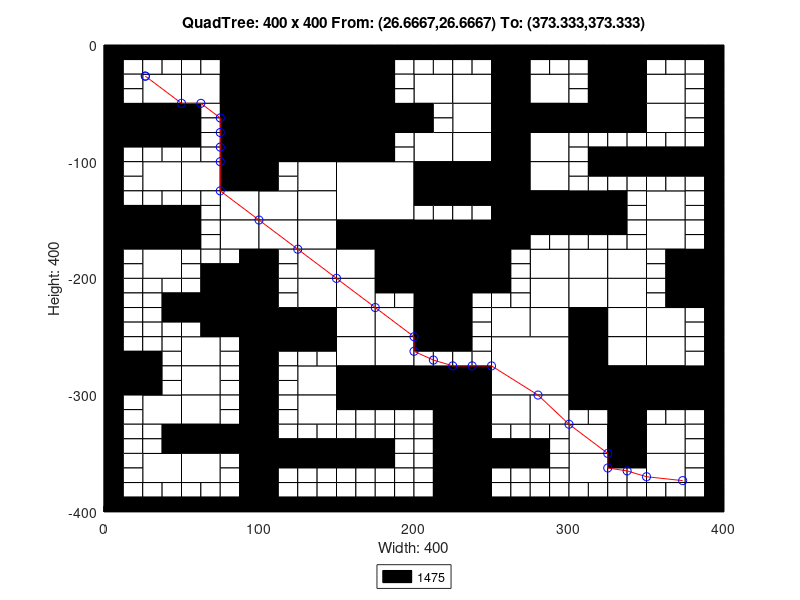

Here is the MATLAB script that generated this plot:
axis([0 400 -400 0]);
title('QuadTree: 400 x 400 From: (26.6667,26.6667) To: (373.333,373.333)');
xlabel('Width: 400');
ylabel('Height: 400');
rectangle('Position',[100 -50 50 50], 'FaceColor',[0 0 0]);
rectangle('Position',[100 -100 50 50], 'FaceColor',[0 0 0]);
rectangle('Position',[150 -150 50 50], 'FaceColor',[1 1 1]);
rectangle('Position',[200 -200 50 50], 'FaceColor',[0 0 0]);
rectangle('Position',[250 -300 50 50], 'FaceColor',[1 1 1]);
rectangle('Position',[25 -50 25 25], 'FaceColor',[1 1 1]);
rectangle('Position',[75 -25 25 25], 'FaceColor',[0 0 0]);
rectangle('Position',[50 -50 25 25], 'FaceColor',[1 1 1]);
rectangle('Position',[75 -50 25 25], 'FaceColor',[0 0 0]);
rectangle('Position',[0 -75 25 25], 'FaceColor',[0 0 0]);
rectangle('Position',[25 -75 25 25], 'FaceColor',[0 0 0]);
rectangle('Position',[75 -75 25 25], 'FaceColor',[0 0 0]);
rectangle('Position',[75 -100 25 25], 'FaceColor',[0 0 0]);
rectangle('Position',[150 -25 25 25], 'FaceColor',[0 0 0]);
rectangle('Position',[150 -50 25 25], 'FaceColor',[0 0 0]);
rectangle('Position',[150 -75 25 25], 'FaceColor',[0 0 0]);
rectangle('Position',[175 -75 25 25], 'FaceColor',[0 0 0]);
rectangle('Position',[150 -100 25 25], 'FaceColor',[0 0 0]);
rectangle('Position',[25 -125 25 25], 'FaceColor',[1 1 1]);
rectangle('Position',[50 -125 25 25], 'FaceColor',[1 1 1]);
rectangle('Position',[75 -125 25 25], 'FaceColor',[0 0 0]);
rectangle('Position',[75 -150 25 25], 'FaceColor',[1 1 1]);
rectangle('Position',[0 -175 25 25], 'FaceColor',[0 0 0]);
rectangle('Position',[25 -175 25 25], 'FaceColor',[0 0 0]);
rectangle('Position',[25 -200 25 25], 'FaceColor',[1 1 1]);
rectangle('Position',[75 -175 25 25], 'FaceColor',[1 1 1]);
rectangle('Position',[125 -125 25 25], 'FaceColor',[1 1 1]);
rectangle('Position',[100 -150 25 25], 'FaceColor',[1 1 1]);
rectangle('Position',[125 -150 25 25], 'FaceColor',[1 1 1]);
rectangle('Position',[100 -175 25 25], 'FaceColor',[1 1 1]);
rectangle('Position',[125 -175 25 25], 'FaceColor',[1 1 1]);
rectangle('Position',[125 -200 25 25], 'FaceColor',[1 1 1]);
rectangle('Position',[150 -175 25 25], 'FaceColor',[0 0 0]);
rectangle('Position',[175 -175 25 25], 'FaceColor',[0 0 0]);
rectangle('Position',[150 -200 25 25], 'FaceColor',[1 1 1]);
rectangle('Position',[175 -200 25 25], 'FaceColor',[0 0 0]);
rectangle('Position',[200 -50 25 25], 'FaceColor',[1 1 1]);
rectangle('Position',[225 -50 25 25], 'FaceColor',[1 1 1]);
rectangle('Position',[250 -25 25 25], 'FaceColor',[0 0 0]);
rectangle('Position',[250 -50 25 25], 'FaceColor',[0 0 0]);
rectangle('Position',[275 -50 25 25], 'FaceColor',[1 1 1]);
rectangle('Position',[225 -75 25 25], 'FaceColor',[1 1 1]);
rectangle('Position',[200 -100 25 25], 'FaceColor',[1 1 1]);
rectangle('Position',[225 -100 25 25], 'FaceColor',[1 1 1]);
rectangle('Position',[250 -75 25 25], 'FaceColor',[0 0 0]);
rectangle('Position',[275 -75 25 25], 'FaceColor',[0 0 0]);
rectangle('Position',[250 -100 25 25], 'FaceColor',[0 0 0]);
rectangle('Position',[275 -100 25 25], 'FaceColor',[1 1 1]);
rectangle('Position',[325 -25 25 25], 'FaceColor',[0 0 0]);
rectangle('Position',[325 -50 25 25], 'FaceColor',[0 0 0]);
rectangle('Position',[350 -50 25 25], 'FaceColor',[1 1 1]);
rectangle('Position',[300 -75 25 25], 'FaceColor',[0 0 0]);
rectangle('Position',[325 -75 25 25], 'FaceColor',[0 0 0]);
rectangle('Position',[350 -75 25 25], 'FaceColor',[1 1 1]);
rectangle('Position',[200 -125 25 25], 'FaceColor',[0 0 0]);
rectangle('Position',[225 -125 25 25], 'FaceColor',[0 0 0]);
rectangle('Position',[250 -125 25 25], 'FaceColor',[0 0 0]);
rectangle('Position',[275 -125 25 25], 'FaceColor',[1 1 1]);
rectangle('Position',[250 -150 25 25], 'FaceColor',[0 0 0]);
rectangle('Position',[275 -150 25 25], 'FaceColor',[0 0 0]);
rectangle('Position',[250 -175 25 25], 'FaceColor',[0 0 0]);
rectangle('Position',[275 -200 25 25], 'FaceColor',[1 1 1]);
rectangle('Position',[300 -150 25 25], 'FaceColor',[0 0 0]);
rectangle('Position',[350 -150 25 25], 'FaceColor',[1 1 1]);
rectangle('Position',[300 -200 25 25], 'FaceColor',[1 1 1]);
rectangle('Position',[325 -200 25 25], 'FaceColor',[1 1 1]);
rectangle('Position',[350 -175 25 25], 'FaceColor',[1 1 1]);
rectangle('Position',[375 -200 25 25], 'FaceColor',[0 0 0]);
rectangle('Position',[75 -225 25 25], 'FaceColor',[0 0 0]);
rectangle('Position',[75 -250 25 25], 'FaceColor',[0 0 0]);
rectangle('Position',[0 -300 25 25], 'FaceColor',[0 0 0]);
rectangle('Position',[50 -275 25 25], 'FaceColor',[1 1 1]);
rectangle('Position',[50 -300 25 25], 'FaceColor',[1 1 1]);
rectangle('Position',[125 -225 25 25], 'FaceColor',[1 1 1]);
rectangle('Position',[100 -250 25 25], 'FaceColor',[0 0 0]);
rectangle('Position',[125 -250 25 25], 'FaceColor',[0 0 0]);
rectangle('Position',[150 -225 25 25], 'FaceColor',[1 1 1]);
rectangle('Position',[150 -250 25 25], 'FaceColor',[1 1 1]);
rectangle('Position',[175 -250 25 25], 'FaceColor',[1 1 1]);
rectangle('Position',[125 -300 25 25], 'FaceColor',[1 1 1]);
rectangle('Position',[150 -275 25 25], 'FaceColor',[1 1 1]);
rectangle('Position',[175 -275 25 25], 'FaceColor',[1 1 1]);
rectangle('Position',[150 -300 25 25], 'FaceColor',[0 0 0]);
rectangle('Position',[175 -300 25 25], 'FaceColor',[0 0 0]);
rectangle('Position',[25 -325 25 25], 'FaceColor',[1 1 1]);
rectangle('Position',[50 -325 25 25], 'FaceColor',[1 1 1]);
rectangle('Position',[50 -350 25 25], 'FaceColor',[0 0 0]);
rectangle('Position',[75 -350 25 25], 'FaceColor',[0 0 0]);
rectangle('Position',[25 -375 25 25], 'FaceColor',[1 1 1]);
rectangle('Position',[50 -375 25 25], 'FaceColor',[1 1 1]);
rectangle('Position',[125 -325 25 25], 'FaceColor',[1 1 1]);
rectangle('Position',[200 -225 25 25], 'FaceColor',[0 0 0]);
rectangle('Position',[200 -250 25 25], 'FaceColor',[0 0 0]);
rectangle('Position',[275 -225 25 25], 'FaceColor',[1 1 1]);
rectangle('Position',[250 -250 25 25], 'FaceColor',[1 1 1]);
rectangle('Position',[275 -250 25 25], 'FaceColor',[1 1 1]);
rectangle('Position',[200 -300 25 25], 'FaceColor',[0 0 0]);
rectangle('Position',[225 -300 25 25], 'FaceColor',[0 0 0]);
rectangle('Position',[300 -225 25 25], 'FaceColor',[1 1 1]);
rectangle('Position',[325 -225 25 25], 'FaceColor',[1 1 1]);
rectangle('Position',[300 -250 25 25], 'FaceColor',[0 0 0]);
rectangle('Position',[325 -250 25 25], 'FaceColor',[1 1 1]);
rectangle('Position',[375 -225 25 25], 'FaceColor',[0 0 0]);
rectangle('Position',[350 -250 25 25], 'FaceColor',[1 1 1]);
rectangle('Position',[300 -275 25 25], 'FaceColor',[0 0 0]);
rectangle('Position',[325 -275 25 25], 'FaceColor',[1 1 1]);
rectangle('Position',[300 -300 25 25], 'FaceColor',[0 0 0]);
rectangle('Position',[325 -300 25 25], 'FaceColor',[0 0 0]);
rectangle('Position',[350 -275 25 25], 'FaceColor',[1 1 1]);
rectangle('Position',[350 -300 25 25], 'FaceColor',[0 0 0]);
rectangle('Position',[375 -300 25 25], 'FaceColor',[0 0 0]);
rectangle('Position',[225 -325 25 25], 'FaceColor',[0 0 0]);
rectangle('Position',[225 -350 25 25], 'FaceColor',[0 0 0]);
rectangle('Position',[250 -325 25 25], 'FaceColor',[1 1 1]);
rectangle('Position',[275 -325 25 25], 'FaceColor',[1 1 1]);
rectangle('Position',[225 -375 25 25], 'FaceColor',[0 0 0]);
rectangle('Position',[225 -400 25 25], 'FaceColor',[0 0 0]);
rectangle('Position',[325 -325 25 25], 'FaceColor',[0 0 0]);
rectangle('Position',[300 -350 25 25], 'FaceColor',[1 1 1]);
rectangle('Position',[325 -350 25 25], 'FaceColor',[0 0 0]);
rectangle('Position',[350 -350 25 25], 'FaceColor',[1 1 1]);
rectangle('Position',[300 -375 25 25], 'FaceColor',[1 1 1]);
rectangle('Position',[350 -375 25 25], 'FaceColor',[1 1 1]);
rectangle('Position',[0 -12.5 12.5 12.5], 'FaceColor',[0 0 0]);
rectangle('Position',[12.5 -12.5 12.5 12.5], 'FaceColor',[0 0 0]);
rectangle('Position',[0 -25 12.5 12.5], 'FaceColor',[0 0 0]);
rectangle('Position',[12.5 -25 12.5 12.5], 'FaceColor',[1 1 1]);
rectangle('Position',[25 -12.5 12.5 12.5], 'FaceColor',[0 0 0]);
rectangle('Position',[37.5 -12.5 12.5 12.5], 'FaceColor',[0 0 0]);
rectangle('Position',[25 -25 12.5 12.5], 'FaceColor',[1 1 1]);
rectangle('Position',[37.5 -25 12.5 12.5], 'FaceColor',[1 1 1]);
rectangle('Position',[0 -37.5 12.5 12.5], 'FaceColor',[0 0 0]);
rectangle('Position',[12.5 -37.5 12.5 12.5], 'FaceColor',[1 1 1]);
rectangle('Position',[0 -50 12.5 12.5], 'FaceColor',[0 0 0]);
rectangle('Position',[12.5 -50 12.5 12.5], 'FaceColor',[1 1 1]);
rectangle('Position',[50 -12.5 12.5 12.5], 'FaceColor',[0 0 0]);
rectangle('Position',[62.5 -12.5 12.5 12.5], 'FaceColor',[0 0 0]);
rectangle('Position',[50 -25 12.5 12.5], 'FaceColor',[1 1 1]);
rectangle('Position',[62.5 -25 12.5 12.5], 'FaceColor',[1 1 1]);
rectangle('Position',[0 -87.5 12.5 12.5], 'FaceColor',[0 0 0]);
rectangle('Position',[12.5 -87.5 12.5 12.5], 'FaceColor',[0 0 0]);
rectangle('Position',[0 -100 12.5 12.5], 'FaceColor',[0 0 0]);
rectangle('Position',[12.5 -100 12.5 12.5], 'FaceColor',[1 1 1]);
rectangle('Position',[25 -87.5 12.5 12.5], 'FaceColor',[0 0 0]);
rectangle('Position',[37.5 -87.5 12.5 12.5], 'FaceColor',[0 0 0]);
rectangle('Position',[25 -100 12.5 12.5], 'FaceColor',[1 1 1]);
rectangle('Position',[37.5 -100 12.5 12.5], 'FaceColor',[1 1 1]);
rectangle('Position',[50 -62.5 12.5 12.5], 'FaceColor',[0 0 0]);
rectangle('Position',[62.5 -62.5 12.5 12.5], 'FaceColor',[1 1 1]);
rectangle('Position',[50 -75 12.5 12.5], 'FaceColor',[0 0 0]);
rectangle('Position',[62.5 -75 12.5 12.5], 'FaceColor',[1 1 1]);
rectangle('Position',[50 -87.5 12.5 12.5], 'FaceColor',[0 0 0]);
rectangle('Position',[62.5 -87.5 12.5 12.5], 'FaceColor',[1 1 1]);
rectangle('Position',[50 -100 12.5 12.5], 'FaceColor',[1 1 1]);
rectangle('Position',[62.5 -100 12.5 12.5], 'FaceColor',[1 1 1]);
rectangle('Position',[175 -12.5 12.5 12.5], 'FaceColor',[0 0 0]);
rectangle('Position',[187.5 -12.5 12.5 12.5], 'FaceColor',[0 0 0]);
rectangle('Position',[175 -25 12.5 12.5], 'FaceColor',[0 0 0]);
rectangle('Position',[187.5 -25 12.5 12.5], 'FaceColor',[1 1 1]);
rectangle('Position',[175 -37.5 12.5 12.5], 'FaceColor',[0 0 0]);
rectangle('Position',[187.5 -37.5 12.5 12.5], 'FaceColor',[1 1 1]);
rectangle('Position',[175 -50 12.5 12.5], 'FaceColor',[0 0 0]);
rectangle('Position',[187.5 -50 12.5 12.5], 'FaceColor',[1 1 1]);
rectangle('Position',[175 -87.5 12.5 12.5], 'FaceColor',[0 0 0]);
rectangle('Position',[187.5 -87.5 12.5 12.5], 'FaceColor',[1 1 1]);
rectangle('Position',[175 -100 12.5 12.5], 'FaceColor',[0 0 0]);
rectangle('Position',[187.5 -100 12.5 12.5], 'FaceColor',[1 1 1]);
rectangle('Position',[0 -112.5 12.5 12.5], 'FaceColor',[0 0 0]);
rectangle('Position',[12.5 -112.5 12.5 12.5], 'FaceColor',[1 1 1]);
rectangle('Position',[0 -125 12.5 12.5], 'FaceColor',[0 0 0]);
rectangle('Position',[12.5 -125 12.5 12.5], 'FaceColor',[1 1 1]);
rectangle('Position',[0 -137.5 12.5 12.5], 'FaceColor',[0 0 0]);
rectangle('Position',[12.5 -137.5 12.5 12.5], 'FaceColor',[1 1 1]);
rectangle('Position',[0 -150 12.5 12.5], 'FaceColor',[0 0 0]);
rectangle('Position',[12.5 -150 12.5 12.5], 'FaceColor',[0 0 0]);
rectangle('Position',[25 -137.5 12.5 12.5], 'FaceColor',[1 1 1]);
rectangle('Position',[37.5 -137.5 12.5 12.5], 'FaceColor',[1 1 1]);
rectangle('Position',[25 -150 12.5 12.5], 'FaceColor',[0 0 0]);
rectangle('Position',[37.5 -150 12.5 12.5], 'FaceColor',[0 0 0]);
rectangle('Position',[50 -137.5 12.5 12.5], 'FaceColor',[1 1 1]);
rectangle('Position',[62.5 -137.5 12.5 12.5], 'FaceColor',[1 1 1]);
rectangle('Position',[50 -150 12.5 12.5], 'FaceColor',[0 0 0]);
rectangle('Position',[62.5 -150 12.5 12.5], 'FaceColor',[1 1 1]);
rectangle('Position',[0 -187.5 12.5 12.5], 'FaceColor',[0 0 0]);
rectangle('Position',[12.5 -187.5 12.5 12.5], 'FaceColor',[1 1 1]);
rectangle('Position',[0 -200 12.5 12.5], 'FaceColor',[0 0 0]);
rectangle('Position',[12.5 -200 12.5 12.5], 'FaceColor',[1 1 1]);
rectangle('Position',[50 -162.5 12.5 12.5], 'FaceColor',[0 0 0]);
rectangle('Position',[62.5 -162.5 12.5 12.5], 'FaceColor',[1 1 1]);
rectangle('Position',[50 -175 12.5 12.5], 'FaceColor',[0 0 0]);
rectangle('Position',[62.5 -175 12.5 12.5], 'FaceColor',[1 1 1]);
rectangle('Position',[50 -187.5 12.5 12.5], 'FaceColor',[1 1 1]);
rectangle('Position',[62.5 -187.5 12.5 12.5], 'FaceColor',[1 1 1]);
rectangle('Position',[50 -200 12.5 12.5], 'FaceColor',[1 1 1]);
rectangle('Position',[62.5 -200 12.5 12.5], 'FaceColor',[0 0 0]);
rectangle('Position',[75 -187.5 12.5 12.5], 'FaceColor',[1 1 1]);
rectangle('Position',[87.5 -187.5 12.5 12.5], 'FaceColor',[0 0 0]);
rectangle('Position',[75 -200 12.5 12.5], 'FaceColor',[0 0 0]);
rectangle('Position',[87.5 -200 12.5 12.5], 'FaceColor',[0 0 0]);
rectangle('Position',[100 -112.5 12.5 12.5], 'FaceColor',[0 0 0]);
rectangle('Position',[112.5 -112.5 12.5 12.5], 'FaceColor',[1 1 1]);
rectangle('Position',[100 -125 12.5 12.5], 'FaceColor',[0 0 0]);
rectangle('Position',[112.5 -125 12.5 12.5], 'FaceColor',[1 1 1]);
rectangle('Position',[100 -187.5 12.5 12.5], 'FaceColor',[0 0 0]);
rectangle('Position',[112.5 -187.5 12.5 12.5], 'FaceColor',[1 1 1]);
rectangle('Position',[100 -200 12.5 12.5], 'FaceColor',[0 0 0]);
rectangle('Position',[112.5 -200 12.5 12.5], 'FaceColor',[1 1 1]);
rectangle('Position',[200 -12.5 12.5 12.5], 'FaceColor',[0 0 0]);
rectangle('Position',[212.5 -12.5 12.5 12.5], 'FaceColor',[0 0 0]);
rectangle('Position',[200 -25 12.5 12.5], 'FaceColor',[1 1 1]);
rectangle('Position',[212.5 -25 12.5 12.5], 'FaceColor',[1 1 1]);
rectangle('Position',[225 -12.5 12.5 12.5], 'FaceColor',[0 0 0]);
rectangle('Position',[237.5 -12.5 12.5 12.5], 'FaceColor',[0 0 0]);
rectangle('Position',[225 -25 12.5 12.5], 'FaceColor',[1 1 1]);
rectangle('Position',[237.5 -25 12.5 12.5], 'FaceColor',[1 1 1]);
rectangle('Position',[275 -12.5 12.5 12.5], 'FaceColor',[0 0 0]);
rectangle('Position',[287.5 -12.5 12.5 12.5], 'FaceColor',[0 0 0]);
rectangle('Position',[275 -25 12.5 12.5], 'FaceColor',[1 1 1]);
rectangle('Position',[287.5 -25 12.5 12.5], 'FaceColor',[1 1 1]);
rectangle('Position',[200 -62.5 12.5 12.5], 'FaceColor',[0 0 0]);
rectangle('Position',[212.5 -62.5 12.5 12.5], 'FaceColor',[1 1 1]);
rectangle('Position',[200 -75 12.5 12.5], 'FaceColor',[0 0 0]);
rectangle('Position',[212.5 -75 12.5 12.5], 'FaceColor',[1 1 1]);
rectangle('Position',[300 -12.5 12.5 12.5], 'FaceColor',[0 0 0]);
rectangle('Position',[312.5 -12.5 12.5 12.5], 'FaceColor',[0 0 0]);
rectangle('Position',[300 -25 12.5 12.5], 'FaceColor',[1 1 1]);
rectangle('Position',[312.5 -25 12.5 12.5], 'FaceColor',[0 0 0]);
rectangle('Position',[300 -37.5 12.5 12.5], 'FaceColor',[1 1 1]);
rectangle('Position',[312.5 -37.5 12.5 12.5], 'FaceColor',[0 0 0]);
rectangle('Position',[300 -50 12.5 12.5], 'FaceColor',[1 1 1]);
rectangle('Position',[312.5 -50 12.5 12.5], 'FaceColor',[0 0 0]);
rectangle('Position',[350 -12.5 12.5 12.5], 'FaceColor',[0 0 0]);
rectangle('Position',[362.5 -12.5 12.5 12.5], 'FaceColor',[0 0 0]);
rectangle('Position',[350 -25 12.5 12.5], 'FaceColor',[1 1 1]);
rectangle('Position',[362.5 -25 12.5 12.5], 'FaceColor',[1 1 1]);
rectangle('Position',[375 -12.5 12.5 12.5], 'FaceColor',[0 0 0]);
rectangle('Position',[387.5 -12.5 12.5 12.5], 'FaceColor',[0 0 0]);
rectangle('Position',[375 -25 12.5 12.5], 'FaceColor',[1 1 1]);
rectangle('Position',[387.5 -25 12.5 12.5], 'FaceColor',[0 0 0]);
rectangle('Position',[375 -37.5 12.5 12.5], 'FaceColor',[1 1 1]);
rectangle('Position',[387.5 -37.5 12.5 12.5], 'FaceColor',[0 0 0]);
rectangle('Position',[375 -50 12.5 12.5], 'FaceColor',[1 1 1]);
rectangle('Position',[387.5 -50 12.5 12.5], 'FaceColor',[0 0 0]);
rectangle('Position',[300 -87.5 12.5 12.5], 'FaceColor',[1 1 1]);
rectangle('Position',[312.5 -87.5 12.5 12.5], 'FaceColor',[1 1 1]);
rectangle('Position',[300 -100 12.5 12.5], 'FaceColor',[1 1 1]);
rectangle('Position',[312.5 -100 12.5 12.5], 'FaceColor',[0 0 0]);
rectangle('Position',[325 -87.5 12.5 12.5], 'FaceColor',[1 1 1]);
rectangle('Position',[337.5 -87.5 12.5 12.5], 'FaceColor',[1 1 1]);
rectangle('Position',[325 -100 12.5 12.5], 'FaceColor',[0 0 0]);
rectangle('Position',[337.5 -100 12.5 12.5], 'FaceColor',[0 0 0]);
rectangle('Position',[375 -62.5 12.5 12.5], 'FaceColor',[1 1 1]);
rectangle('Position',[387.5 -62.5 12.5 12.5], 'FaceColor',[0 0 0]);
rectangle('Position',[375 -75 12.5 12.5], 'FaceColor',[1 1 1]);
rectangle('Position',[387.5 -75 12.5 12.5], 'FaceColor',[0 0 0]);
rectangle('Position',[350 -87.5 12.5 12.5], 'FaceColor',[1 1 1]);
rectangle('Position',[362.5 -87.5 12.5 12.5], 'FaceColor',[1 1 1]);
rectangle('Position',[350 -100 12.5 12.5], 'FaceColor',[0 0 0]);
rectangle('Position',[362.5 -100 12.5 12.5], 'FaceColor',[0 0 0]);
rectangle('Position',[375 -87.5 12.5 12.5], 'FaceColor',[1 1 1]);
rectangle('Position',[387.5 -87.5 12.5 12.5], 'FaceColor',[0 0 0]);
rectangle('Position',[375 -100 12.5 12.5], 'FaceColor',[0 0 0]);
rectangle('Position',[387.5 -100 12.5 12.5], 'FaceColor',[0 0 0]);
rectangle('Position',[200 -137.5 12.5 12.5], 'FaceColor',[0 0 0]);
rectangle('Position',[212.5 -137.5 12.5 12.5], 'FaceColor',[0 0 0]);
rectangle('Position',[200 -150 12.5 12.5], 'FaceColor',[1 1 1]);
rectangle('Position',[212.5 -150 12.5 12.5], 'FaceColor',[1 1 1]);
rectangle('Position',[225 -137.5 12.5 12.5], 'FaceColor',[0 0 0]);
rectangle('Position',[237.5 -137.5 12.5 12.5], 'FaceColor',[0 0 0]);
rectangle('Position',[225 -150 12.5 12.5], 'FaceColor',[1 1 1]);
rectangle('Position',[237.5 -150 12.5 12.5], 'FaceColor',[1 1 1]);
rectangle('Position',[275 -162.5 12.5 12.5], 'FaceColor',[0 0 0]);
rectangle('Position',[287.5 -162.5 12.5 12.5], 'FaceColor',[0 0 0]);
rectangle('Position',[275 -175 12.5 12.5], 'FaceColor',[1 1 1]);
rectangle('Position',[287.5 -175 12.5 12.5], 'FaceColor',[1 1 1]);
rectangle('Position',[250 -187.5 12.5 12.5], 'FaceColor',[0 0 0]);
rectangle('Position',[262.5 -187.5 12.5 12.5], 'FaceColor',[1 1 1]);
rectangle('Position',[250 -200 12.5 12.5], 'FaceColor',[0 0 0]);
rectangle('Position',[262.5 -200 12.5 12.5], 'FaceColor',[1 1 1]);
rectangle('Position',[300 -112.5 12.5 12.5], 'FaceColor',[1 1 1]);
rectangle('Position',[312.5 -112.5 12.5 12.5], 'FaceColor',[0 0 0]);
rectangle('Position',[300 -125 12.5 12.5], 'FaceColor',[1 1 1]);
rectangle('Position',[312.5 -125 12.5 12.5], 'FaceColor',[1 1 1]);
rectangle('Position',[325 -112.5 12.5 12.5], 'FaceColor',[0 0 0]);
rectangle('Position',[337.5 -112.5 12.5 12.5], 'FaceColor',[0 0 0]);
rectangle('Position',[325 -125 12.5 12.5], 'FaceColor',[1 1 1]);
rectangle('Position',[337.5 -125 12.5 12.5], 'FaceColor',[1 1 1]);
rectangle('Position',[325 -137.5 12.5 12.5], 'FaceColor',[0 0 0]);
rectangle('Position',[337.5 -137.5 12.5 12.5], 'FaceColor',[1 1 1]);
rectangle('Position',[325 -150 12.5 12.5], 'FaceColor',[0 0 0]);
rectangle('Position',[337.5 -150 12.5 12.5], 'FaceColor',[1 1 1]);
rectangle('Position',[350 -112.5 12.5 12.5], 'FaceColor',[0 0 0]);
rectangle('Position',[362.5 -112.5 12.5 12.5], 'FaceColor',[0 0 0]);
rectangle('Position',[350 -125 12.5 12.5], 'FaceColor',[1 1 1]);
rectangle('Position',[362.5 -125 12.5 12.5], 'FaceColor',[1 1 1]);
rectangle('Position',[375 -112.5 12.5 12.5], 'FaceColor',[0 0 0]);
rectangle('Position',[387.5 -112.5 12.5 12.5], 'FaceColor',[0 0 0]);
rectangle('Position',[375 -125 12.5 12.5], 'FaceColor',[1 1 1]);
rectangle('Position',[387.5 -125 12.5 12.5], 'FaceColor',[0 0 0]);
rectangle('Position',[375 -137.5 12.5 12.5], 'FaceColor',[1 1 1]);
rectangle('Position',[387.5 -137.5 12.5 12.5], 'FaceColor',[0 0 0]);
rectangle('Position',[375 -150 12.5 12.5], 'FaceColor',[1 1 1]);
rectangle('Position',[387.5 -150 12.5 12.5], 'FaceColor',[0 0 0]);
rectangle('Position',[300 -162.5 12.5 12.5], 'FaceColor',[0 0 0]);
rectangle('Position',[312.5 -162.5 12.5 12.5], 'FaceColor',[0 0 0]);
rectangle('Position',[300 -175 12.5 12.5], 'FaceColor',[1 1 1]);
rectangle('Position',[312.5 -175 12.5 12.5], 'FaceColor',[1 1 1]);
rectangle('Position',[325 -162.5 12.5 12.5], 'FaceColor',[0 0 0]);
rectangle('Position',[337.5 -162.5 12.5 12.5], 'FaceColor',[1 1 1]);
rectangle('Position',[325 -175 12.5 12.5], 'FaceColor',[1 1 1]);
rectangle('Position',[337.5 -175 12.5 12.5], 'FaceColor',[1 1 1]);
rectangle('Position',[375 -162.5 12.5 12.5], 'FaceColor',[1 1 1]);
rectangle('Position',[387.5 -162.5 12.5 12.5], 'FaceColor',[0 0 0]);
rectangle('Position',[375 -175 12.5 12.5], 'FaceColor',[1 1 1]);
rectangle('Position',[387.5 -175 12.5 12.5], 'FaceColor',[0 0 0]);
rectangle('Position',[350 -187.5 12.5 12.5], 'FaceColor',[1 1 1]);
rectangle('Position',[362.5 -187.5 12.5 12.5], 'FaceColor',[0 0 0]);
rectangle('Position',[350 -200 12.5 12.5], 'FaceColor',[1 1 1]);
rectangle('Position',[362.5 -200 12.5 12.5], 'FaceColor',[0 0 0]);
rectangle('Position',[0 -212.5 12.5 12.5], 'FaceColor',[0 0 0]);
rectangle('Position',[12.5 -212.5 12.5 12.5], 'FaceColor',[1 1 1]);
rectangle('Position',[0 -225 12.5 12.5], 'FaceColor',[0 0 0]);
rectangle('Position',[12.5 -225 12.5 12.5], 'FaceColor',[1 1 1]);
rectangle('Position',[25 -212.5 12.5 12.5], 'FaceColor',[1 1 1]);
rectangle('Position',[37.5 -212.5 12.5 12.5], 'FaceColor',[1 1 1]);
rectangle('Position',[25 -225 12.5 12.5], 'FaceColor',[1 1 1]);
rectangle('Position',[37.5 -225 12.5 12.5], 'FaceColor',[0 0 0]);
rectangle('Position',[0 -237.5 12.5 12.5], 'FaceColor',[0 0 0]);
rectangle('Position',[12.5 -237.5 12.5 12.5], 'FaceColor',[1 1 1]);
rectangle('Position',[0 -250 12.5 12.5], 'FaceColor',[0 0 0]);
rectangle('Position',[12.5 -250 12.5 12.5], 'FaceColor',[1 1 1]);
rectangle('Position',[25 -237.5 12.5 12.5], 'FaceColor',[1 1 1]);
rectangle('Position',[37.5 -237.5 12.5 12.5], 'FaceColor',[0 0 0]);
rectangle('Position',[25 -250 12.5 12.5], 'FaceColor',[1 1 1]);
rectangle('Position',[37.5 -250 12.5 12.5], 'FaceColor',[1 1 1]);
rectangle('Position',[50 -212.5 12.5 12.5], 'FaceColor',[1 1 1]);
rectangle('Position',[62.5 -212.5 12.5 12.5], 'FaceColor',[0 0 0]);
rectangle('Position',[50 -225 12.5 12.5], 'FaceColor',[0 0 0]);
rectangle('Position',[62.5 -225 12.5 12.5], 'FaceColor',[0 0 0]);
rectangle('Position',[50 -237.5 12.5 12.5], 'FaceColor',[0 0 0]);
rectangle('Position',[62.5 -237.5 12.5 12.5], 'FaceColor',[0 0 0]);
rectangle('Position',[50 -250 12.5 12.5], 'FaceColor',[1 1 1]);
rectangle('Position',[62.5 -250 12.5 12.5], 'FaceColor',[0 0 0]);
rectangle('Position',[0 -262.5 12.5 12.5], 'FaceColor',[0 0 0]);
rectangle('Position',[12.5 -262.5 12.5 12.5], 'FaceColor',[1 1 1]);
rectangle('Position',[0 -275 12.5 12.5], 'FaceColor',[0 0 0]);
rectangle('Position',[12.5 -275 12.5 12.5], 'FaceColor',[0 0 0]);
rectangle('Position',[25 -262.5 12.5 12.5], 'FaceColor',[1 1 1]);
rectangle('Position',[37.5 -262.5 12.5 12.5], 'FaceColor',[1 1 1]);
rectangle('Position',[25 -275 12.5 12.5], 'FaceColor',[0 0 0]);
rectangle('Position',[37.5 -275 12.5 12.5], 'FaceColor',[1 1 1]);
rectangle('Position',[25 -287.5 12.5 12.5], 'FaceColor',[0 0 0]);
rectangle('Position',[37.5 -287.5 12.5 12.5], 'FaceColor',[1 1 1]);
rectangle('Position',[25 -300 12.5 12.5], 'FaceColor',[0 0 0]);
rectangle('Position',[37.5 -300 12.5 12.5], 'FaceColor',[1 1 1]);
rectangle('Position',[75 -262.5 12.5 12.5], 'FaceColor',[1 1 1]);
rectangle('Position',[87.5 -262.5 12.5 12.5], 'FaceColor',[0 0 0]);
rectangle('Position',[75 -275 12.5 12.5], 'FaceColor',[1 1 1]);
rectangle('Position',[87.5 -275 12.5 12.5], 'FaceColor',[0 0 0]);
rectangle('Position',[75 -287.5 12.5 12.5], 'FaceColor',[1 1 1]);
rectangle('Position',[87.5 -287.5 12.5 12.5], 'FaceColor',[0 0 0]);
rectangle('Position',[75 -300 12.5 12.5], 'FaceColor',[1 1 1]);
rectangle('Position',[87.5 -300 12.5 12.5], 'FaceColor',[0 0 0]);
rectangle('Position',[100 -212.5 12.5 12.5], 'FaceColor',[0 0 0]);
rectangle('Position',[112.5 -212.5 12.5 12.5], 'FaceColor',[1 1 1]);
rectangle('Position',[100 -225 12.5 12.5], 'FaceColor',[0 0 0]);
rectangle('Position',[112.5 -225 12.5 12.5], 'FaceColor',[1 1 1]);
rectangle('Position',[175 -212.5 12.5 12.5], 'FaceColor',[0 0 0]);
rectangle('Position',[187.5 -212.5 12.5 12.5], 'FaceColor',[0 0 0]);
rectangle('Position',[175 -225 12.5 12.5], 'FaceColor',[1 1 1]);
rectangle('Position',[187.5 -225 12.5 12.5], 'FaceColor',[1 1 1]);
rectangle('Position',[100 -262.5 12.5 12.5], 'FaceColor',[0 0 0]);
rectangle('Position',[112.5 -262.5 12.5 12.5], 'FaceColor',[0 0 0]);
rectangle('Position',[100 -275 12.5 12.5], 'FaceColor',[0 0 0]);
rectangle('Position',[112.5 -275 12.5 12.5], 'FaceColor',[1 1 1]);
rectangle('Position',[125 -262.5 12.5 12.5], 'FaceColor',[0 0 0]);
rectangle('Position',[137.5 -262.5 12.5 12.5], 'FaceColor',[0 0 0]);
rectangle('Position',[125 -275 12.5 12.5], 'FaceColor',[1 1 1]);
rectangle('Position',[137.5 -275 12.5 12.5], 'FaceColor',[1 1 1]);
rectangle('Position',[100 -287.5 12.5 12.5], 'FaceColor',[0 0 0]);
rectangle('Position',[112.5 -287.5 12.5 12.5], 'FaceColor',[1 1 1]);
rectangle('Position',[100 -300 12.5 12.5], 'FaceColor',[0 0 0]);
rectangle('Position',[112.5 -300 12.5 12.5], 'FaceColor',[1 1 1]);
rectangle('Position',[0 -312.5 12.5 12.5], 'FaceColor',[0 0 0]);
rectangle('Position',[12.5 -312.5 12.5 12.5], 'FaceColor',[1 1 1]);
rectangle('Position',[0 -325 12.5 12.5], 'FaceColor',[0 0 0]);
rectangle('Position',[12.5 -325 12.5 12.5], 'FaceColor',[1 1 1]);
rectangle('Position',[0 -337.5 12.5 12.5], 'FaceColor',[0 0 0]);
rectangle('Position',[12.5 -337.5 12.5 12.5], 'FaceColor',[1 1 1]);
rectangle('Position',[0 -350 12.5 12.5], 'FaceColor',[0 0 0]);
rectangle('Position',[12.5 -350 12.5 12.5], 'FaceColor',[1 1 1]);
rectangle('Position',[25 -337.5 12.5 12.5], 'FaceColor',[1 1 1]);
rectangle('Position',[37.5 -337.5 12.5 12.5], 'FaceColor',[0 0 0]);
rectangle('Position',[25 -350 12.5 12.5], 'FaceColor',[1 1 1]);
rectangle('Position',[37.5 -350 12.5 12.5], 'FaceColor',[0 0 0]);
rectangle('Position',[75 -312.5 12.5 12.5], 'FaceColor',[1 1 1]);
rectangle('Position',[87.5 -312.5 12.5 12.5], 'FaceColor',[0 0 0]);
rectangle('Position',[75 -325 12.5 12.5], 'FaceColor',[1 1 1]);
rectangle('Position',[87.5 -325 12.5 12.5], 'FaceColor',[0 0 0]);
rectangle('Position',[0 -362.5 12.5 12.5], 'FaceColor',[0 0 0]);
rectangle('Position',[12.5 -362.5 12.5 12.5], 'FaceColor',[1 1 1]);
rectangle('Position',[0 -375 12.5 12.5], 'FaceColor',[0 0 0]);
rectangle('Position',[12.5 -375 12.5 12.5], 'FaceColor',[1 1 1]);
rectangle('Position',[0 -387.5 12.5 12.5], 'FaceColor',[0 0 0]);
rectangle('Position',[12.5 -387.5 12.5 12.5], 'FaceColor',[1 1 1]);
rectangle('Position',[0 -400 12.5 12.5], 'FaceColor',[0 0 0]);
rectangle('Position',[12.5 -400 12.5 12.5], 'FaceColor',[0 0 0]);
rectangle('Position',[25 -387.5 12.5 12.5], 'FaceColor',[1 1 1]);
rectangle('Position',[37.5 -387.5 12.5 12.5], 'FaceColor',[1 1 1]);
rectangle('Position',[25 -400 12.5 12.5], 'FaceColor',[0 0 0]);
rectangle('Position',[37.5 -400 12.5 12.5], 'FaceColor',[0 0 0]);
rectangle('Position',[75 -362.5 12.5 12.5], 'FaceColor',[1 1 1]);
rectangle('Position',[87.5 -362.5 12.5 12.5], 'FaceColor',[0 0 0]);
rectangle('Position',[75 -375 12.5 12.5], 'FaceColor',[1 1 1]);
rectangle('Position',[87.5 -375 12.5 12.5], 'FaceColor',[0 0 0]);
rectangle('Position',[50 -387.5 12.5 12.5], 'FaceColor',[1 1 1]);
rectangle('Position',[62.5 -387.5 12.5 12.5], 'FaceColor',[1 1 1]);
rectangle('Position',[50 -400 12.5 12.5], 'FaceColor',[0 0 0]);
rectangle('Position',[62.5 -400 12.5 12.5], 'FaceColor',[0 0 0]);
rectangle('Position',[75 -387.5 12.5 12.5], 'FaceColor',[1 1 1]);
rectangle('Position',[87.5 -387.5 12.5 12.5], 'FaceColor',[0 0 0]);
rectangle('Position',[75 -400 12.5 12.5], 'FaceColor',[0 0 0]);
rectangle('Position',[87.5 -400 12.5 12.5], 'FaceColor',[0 0 0]);
rectangle('Position',[100 -312.5 12.5 12.5], 'FaceColor',[0 0 0]);
rectangle('Position',[112.5 -312.5 12.5 12.5], 'FaceColor',[1 1 1]);
rectangle('Position',[100 -325 12.5 12.5], 'FaceColor',[0 0 0]);
rectangle('Position',[112.5 -325 12.5 12.5], 'FaceColor',[1 1 1]);
rectangle('Position',[100 -337.5 12.5 12.5], 'FaceColor',[0 0 0]);
rectangle('Position',[112.5 -337.5 12.5 12.5], 'FaceColor',[1 1 1]);
rectangle('Position',[100 -350 12.5 12.5], 'FaceColor',[0 0 0]);
rectangle('Position',[112.5 -350 12.5 12.5], 'FaceColor',[0 0 0]);
rectangle('Position',[125 -337.5 12.5 12.5], 'FaceColor',[1 1 1]);
rectangle('Position',[137.5 -337.5 12.5 12.5], 'FaceColor',[1 1 1]);
rectangle('Position',[125 -350 12.5 12.5], 'FaceColor',[0 0 0]);
rectangle('Position',[137.5 -350 12.5 12.5], 'FaceColor',[0 0 0]);
rectangle('Position',[150 -312.5 12.5 12.5], 'FaceColor',[0 0 0]);
rectangle('Position',[162.5 -312.5 12.5 12.5], 'FaceColor',[0 0 0]);
rectangle('Position',[150 -325 12.5 12.5], 'FaceColor',[1 1 1]);
rectangle('Position',[162.5 -325 12.5 12.5], 'FaceColor',[1 1 1]);
rectangle('Position',[175 -312.5 12.5 12.5], 'FaceColor',[0 0 0]);
rectangle('Position',[187.5 -312.5 12.5 12.5], 'FaceColor',[0 0 0]);
rectangle('Position',[175 -325 12.5 12.5], 'FaceColor',[1 1 1]);
rectangle('Position',[187.5 -325 12.5 12.5], 'FaceColor',[1 1 1]);
rectangle('Position',[150 -337.5 12.5 12.5], 'FaceColor',[1 1 1]);
rectangle('Position',[162.5 -337.5 12.5 12.5], 'FaceColor',[1 1 1]);
rectangle('Position',[150 -350 12.5 12.5], 'FaceColor',[0 0 0]);
rectangle('Position',[162.5 -350 12.5 12.5], 'FaceColor',[0 0 0]);
rectangle('Position',[175 -337.5 12.5 12.5], 'FaceColor',[1 1 1]);
rectangle('Position',[187.5 -337.5 12.5 12.5], 'FaceColor',[1 1 1]);
rectangle('Position',[175 -350 12.5 12.5], 'FaceColor',[0 0 0]);
rectangle('Position',[187.5 -350 12.5 12.5], 'FaceColor',[1 1 1]);
rectangle('Position',[100 -362.5 12.5 12.5], 'FaceColor',[0 0 0]);
rectangle('Position',[112.5 -362.5 12.5 12.5], 'FaceColor',[0 0 0]);
rectangle('Position',[100 -375 12.5 12.5], 'FaceColor',[0 0 0]);
rectangle('Position',[112.5 -375 12.5 12.5], 'FaceColor',[1 1 1]);
rectangle('Position',[125 -362.5 12.5 12.5], 'FaceColor',[0 0 0]);
rectangle('Position',[137.5 -362.5 12.5 12.5], 'FaceColor',[0 0 0]);
rectangle('Position',[125 -375 12.5 12.5], 'FaceColor',[1 1 1]);
rectangle('Position',[137.5 -375 12.5 12.5], 'FaceColor',[1 1 1]);
rectangle('Position',[100 -387.5 12.5 12.5], 'FaceColor',[0 0 0]);
rectangle('Position',[112.5 -387.5 12.5 12.5], 'FaceColor',[1 1 1]);
rectangle('Position',[100 -400 12.5 12.5], 'FaceColor',[0 0 0]);
rectangle('Position',[112.5 -400 12.5 12.5], 'FaceColor',[0 0 0]);
rectangle('Position',[125 -387.5 12.5 12.5], 'FaceColor',[1 1 1]);
rectangle('Position',[137.5 -387.5 12.5 12.5], 'FaceColor',[1 1 1]);
rectangle('Position',[125 -400 12.5 12.5], 'FaceColor',[0 0 0]);
rectangle('Position',[137.5 -400 12.5 12.5], 'FaceColor',[0 0 0]);
rectangle('Position',[150 -362.5 12.5 12.5], 'FaceColor',[0 0 0]);
rectangle('Position',[162.5 -362.5 12.5 12.5], 'FaceColor',[0 0 0]);
rectangle('Position',[150 -375 12.5 12.5], 'FaceColor',[1 1 1]);
rectangle('Position',[162.5 -375 12.5 12.5], 'FaceColor',[1 1 1]);
rectangle('Position',[175 -362.5 12.5 12.5], 'FaceColor',[0 0 0]);
rectangle('Position',[187.5 -362.5 12.5 12.5], 'FaceColor',[1 1 1]);
rectangle('Position',[175 -375 12.5 12.5], 'FaceColor',[1 1 1]);
rectangle('Position',[187.5 -375 12.5 12.5], 'FaceColor',[1 1 1]);
rectangle('Position',[150 -387.5 12.5 12.5], 'FaceColor',[1 1 1]);
rectangle('Position',[162.5 -387.5 12.5 12.5], 'FaceColor',[1 1 1]);
rectangle('Position',[150 -400 12.5 12.5], 'FaceColor',[0 0 0]);
rectangle('Position',[162.5 -400 12.5 12.5], 'FaceColor',[0 0 0]);
rectangle('Position',[175 -387.5 12.5 12.5], 'FaceColor',[1 1 1]);
rectangle('Position',[187.5 -387.5 12.5 12.5], 'FaceColor',[1 1 1]);
rectangle('Position',[175 -400 12.5 12.5], 'FaceColor',[0 0 0]);
rectangle('Position',[187.5 -400 12.5 12.5], 'FaceColor',[0 0 0]);
rectangle('Position',[225 -212.5 12.5 12.5], 'FaceColor',[0 0 0]);
rectangle('Position',[237.5 -212.5 12.5 12.5], 'FaceColor',[0 0 0]);
rectangle('Position',[225 -225 12.5 12.5], 'FaceColor',[0 0 0]);
rectangle('Position',[237.5 -225 12.5 12.5], 'FaceColor',[1 1 1]);
rectangle('Position',[225 -237.5 12.5 12.5], 'FaceColor',[0 0 0]);
rectangle('Position',[237.5 -237.5 12.5 12.5], 'FaceColor',[1 1 1]);
rectangle('Position',[225 -250 12.5 12.5], 'FaceColor',[0 0 0]);
rectangle('Position',[237.5 -250 12.5 12.5], 'FaceColor',[1 1 1]);
rectangle('Position',[250 -212.5 12.5 12.5], 'FaceColor',[0 0 0]);
rectangle('Position',[262.5 -212.5 12.5 12.5], 'FaceColor',[1 1 1]);
rectangle('Position',[250 -225 12.5 12.5], 'FaceColor',[1 1 1]);
rectangle('Position',[262.5 -225 12.5 12.5], 'FaceColor',[1 1 1]);
rectangle('Position',[200 -262.5 12.5 12.5], 'FaceColor',[0 0 0]);
rectangle('Position',[212.5 -262.5 12.5 12.5], 'FaceColor',[0 0 0]);
rectangle('Position',[200 -275 12.5 12.5], 'FaceColor',[1 1 1]);
rectangle('Position',[212.5 -275 12.5 12.5], 'FaceColor',[1 1 1]);
rectangle('Position',[225 -262.5 12.5 12.5], 'FaceColor',[0 0 0]);
rectangle('Position',[237.5 -262.5 12.5 12.5], 'FaceColor',[1 1 1]);
rectangle('Position',[225 -275 12.5 12.5], 'FaceColor',[1 1 1]);
rectangle('Position',[237.5 -275 12.5 12.5], 'FaceColor',[1 1 1]);
rectangle('Position',[350 -212.5 12.5 12.5], 'FaceColor',[1 1 1]);
rectangle('Position',[362.5 -212.5 12.5 12.5], 'FaceColor',[0 0 0]);
rectangle('Position',[350 -225 12.5 12.5], 'FaceColor',[1 1 1]);
rectangle('Position',[362.5 -225 12.5 12.5], 'FaceColor',[0 0 0]);
rectangle('Position',[375 -237.5 12.5 12.5], 'FaceColor',[1 1 1]);
rectangle('Position',[387.5 -237.5 12.5 12.5], 'FaceColor',[0 0 0]);
rectangle('Position',[375 -250 12.5 12.5], 'FaceColor',[1 1 1]);
rectangle('Position',[387.5 -250 12.5 12.5], 'FaceColor',[0 0 0]);
rectangle('Position',[375 -262.5 12.5 12.5], 'FaceColor',[1 1 1]);
rectangle('Position',[387.5 -262.5 12.5 12.5], 'FaceColor',[0 0 0]);
rectangle('Position',[375 -275 12.5 12.5], 'FaceColor',[1 1 1]);
rectangle('Position',[387.5 -275 12.5 12.5], 'FaceColor',[0 0 0]);
rectangle('Position',[200 -312.5 12.5 12.5], 'FaceColor',[0 0 0]);
rectangle('Position',[212.5 -312.5 12.5 12.5], 'FaceColor',[0 0 0]);
rectangle('Position',[200 -325 12.5 12.5], 'FaceColor',[1 1 1]);
rectangle('Position',[212.5 -325 12.5 12.5], 'FaceColor',[0 0 0]);
rectangle('Position',[200 -337.5 12.5 12.5], 'FaceColor',[1 1 1]);
rectangle('Position',[212.5 -337.5 12.5 12.5], 'FaceColor',[0 0 0]);
rectangle('Position',[200 -350 12.5 12.5], 'FaceColor',[1 1 1]);
rectangle('Position',[212.5 -350 12.5 12.5], 'FaceColor',[0 0 0]);
rectangle('Position',[250 -337.5 12.5 12.5], 'FaceColor',[1 1 1]);
rectangle('Position',[262.5 -337.5 12.5 12.5], 'FaceColor',[1 1 1]);
rectangle('Position',[250 -350 12.5 12.5], 'FaceColor',[0 0 0]);
rectangle('Position',[262.5 -350 12.5 12.5], 'FaceColor',[0 0 0]);
rectangle('Position',[275 -337.5 12.5 12.5], 'FaceColor',[1 1 1]);
rectangle('Position',[287.5 -337.5 12.5 12.5], 'FaceColor',[1 1 1]);
rectangle('Position',[275 -350 12.5 12.5], 'FaceColor',[0 0 0]);
rectangle('Position',[287.5 -350 12.5 12.5], 'FaceColor',[1 1 1]);
rectangle('Position',[200 -362.5 12.5 12.5], 'FaceColor',[1 1 1]);
rectangle('Position',[212.5 -362.5 12.5 12.5], 'FaceColor',[0 0 0]);
rectangle('Position',[200 -375 12.5 12.5], 'FaceColor',[1 1 1]);
rectangle('Position',[212.5 -375 12.5 12.5], 'FaceColor',[0 0 0]);
rectangle('Position',[200 -387.5 12.5 12.5], 'FaceColor',[1 1 1]);
rectangle('Position',[212.5 -387.5 12.5 12.5], 'FaceColor',[0 0 0]);
rectangle('Position',[200 -400 12.5 12.5], 'FaceColor',[0 0 0]);
rectangle('Position',[212.5 -400 12.5 12.5], 'FaceColor',[0 0 0]);
rectangle('Position',[250 -362.5 12.5 12.5], 'FaceColor',[0 0 0]);
rectangle('Position',[262.5 -362.5 12.5 12.5], 'FaceColor',[0 0 0]);
rectangle('Position',[250 -375 12.5 12.5], 'FaceColor',[1 1 1]);
rectangle('Position',[262.5 -375 12.5 12.5], 'FaceColor',[1 1 1]);
rectangle('Position',[275 -362.5 12.5 12.5], 'FaceColor',[0 0 0]);
rectangle('Position',[287.5 -362.5 12.5 12.5], 'FaceColor',[1 1 1]);
rectangle('Position',[275 -375 12.5 12.5], 'FaceColor',[1 1 1]);
rectangle('Position',[287.5 -375 12.5 12.5], 'FaceColor',[1 1 1]);
rectangle('Position',[250 -387.5 12.5 12.5], 'FaceColor',[1 1 1]);
rectangle('Position',[262.5 -387.5 12.5 12.5], 'FaceColor',[1 1 1]);
rectangle('Position',[250 -400 12.5 12.5], 'FaceColor',[0 0 0]);
rectangle('Position',[262.5 -400 12.5 12.5], 'FaceColor',[0 0 0]);
rectangle('Position',[275 -387.5 12.5 12.5], 'FaceColor',[1 1 1]);
rectangle('Position',[287.5 -387.5 12.5 12.5], 'FaceColor',[1 1 1]);
rectangle('Position',[275 -400 12.5 12.5], 'FaceColor',[0 0 0]);
rectangle('Position',[287.5 -400 12.5 12.5], 'FaceColor',[0 0 0]);
rectangle('Position',[300 -312.5 12.5 12.5], 'FaceColor',[0 0 0]);
rectangle('Position',[312.5 -312.5 12.5 12.5], 'FaceColor',[0 0 0]);
rectangle('Position',[300 -325 12.5 12.5], 'FaceColor',[1 1 1]);
rectangle('Position',[312.5 -325 12.5 12.5], 'FaceColor',[1 1 1]);
rectangle('Position',[350 -312.5 12.5 12.5], 'FaceColor',[0 0 0]);
rectangle('Position',[362.5 -312.5 12.5 12.5], 'FaceColor',[0 0 0]);
rectangle('Position',[350 -325 12.5 12.5], 'FaceColor',[1 1 1]);
rectangle('Position',[362.5 -325 12.5 12.5], 'FaceColor',[1 1 1]);
rectangle('Position',[375 -312.5 12.5 12.5], 'FaceColor',[0 0 0]);
rectangle('Position',[387.5 -312.5 12.5 12.5], 'FaceColor',[0 0 0]);
rectangle('Position',[375 -325 12.5 12.5], 'FaceColor',[1 1 1]);
rectangle('Position',[387.5 -325 12.5 12.5], 'FaceColor',[0 0 0]);
rectangle('Position',[375 -337.5 12.5 12.5], 'FaceColor',[1 1 1]);
rectangle('Position',[387.5 -337.5 12.5 12.5], 'FaceColor',[0 0 0]);
rectangle('Position',[375 -350 12.5 12.5], 'FaceColor',[1 1 1]);
rectangle('Position',[387.5 -350 12.5 12.5], 'FaceColor',[0 0 0]);
rectangle('Position',[325 -362.5 12.5 12.5], 'FaceColor',[0 0 0]);
rectangle('Position',[337.5 -362.5 12.5 12.5], 'FaceColor',[0 0 0]);
rectangle('Position',[325 -375 12.5 12.5], 'FaceColor',[1 1 1]);
rectangle('Position',[337.5 -375 12.5 12.5], 'FaceColor',[1 1 1]);
rectangle('Position',[300 -387.5 12.5 12.5], 'FaceColor',[1 1 1]);
rectangle('Position',[312.5 -387.5 12.5 12.5], 'FaceColor',[1 1 1]);
rectangle('Position',[300 -400 12.5 12.5], 'FaceColor',[0 0 0]);
rectangle('Position',[312.5 -400 12.5 12.5], 'FaceColor',[0 0 0]);
rectangle('Position',[325 -387.5 12.5 12.5], 'FaceColor',[1 1 1]);
rectangle('Position',[337.5 -387.5 12.5 12.5], 'FaceColor',[1 1 1]);
rectangle('Position',[325 -400 12.5 12.5], 'FaceColor',[0 0 0]);
rectangle('Position',[337.5 -400 12.5 12.5], 'FaceColor',[0 0 0]);
rectangle('Position',[375 -362.5 12.5 12.5], 'FaceColor',[1 1 1]);
rectangle('Position',[387.5 -362.5 12.5 12.5], 'FaceColor',[0 0 0]);
rectangle('Position',[375 -375 12.5 12.5], 'FaceColor',[1 1 1]);
rectangle('Position',[387.5 -375 12.5 12.5], 'FaceColor',[0 0 0]);
rectangle('Position',[350 -387.5 12.5 12.5], 'FaceColor',[1 1 1]);
rectangle('Position',[362.5 -387.5 12.5 12.5], 'FaceColor',[1 1 1]);
rectangle('Position',[350 -400 12.5 12.5], 'FaceColor',[0 0 0]);
rectangle('Position',[362.5 -400 12.5 12.5], 'FaceColor',[0 0 0]);
rectangle('Position',[375 -387.5 12.5 12.5], 'FaceColor',[1 1 1]);
rectangle('Position',[387.5 -387.5 12.5 12.5], 'FaceColor',[0 0 0]);
rectangle('Position',[375 -400 12.5 12.5], 'FaceColor',[0 0 0]);
rectangle('Position',[387.5 -400 12.5 12.5], 'FaceColor',[0 0 0]);
X=[373.333,350,337.5,325,325,300,280,250,237.5,225,212.5,200,200,175,150,125,100,75,75,75,75,75,62.5,50,26.6667,26.6667];
Y=[-373.333,-370,-365,-362.5,-350,-325,-300,-275,-275,-275,-270,-262.5,-250,-225,-200,-175,-150,-125,-100,-87.5,-75,-62.5,-50,-50,-26.6667,-26.6667];
hold on;
plot(X,Y,'r');
plot(X,Y,'bo');
legend('1475','Location','southoutside');
